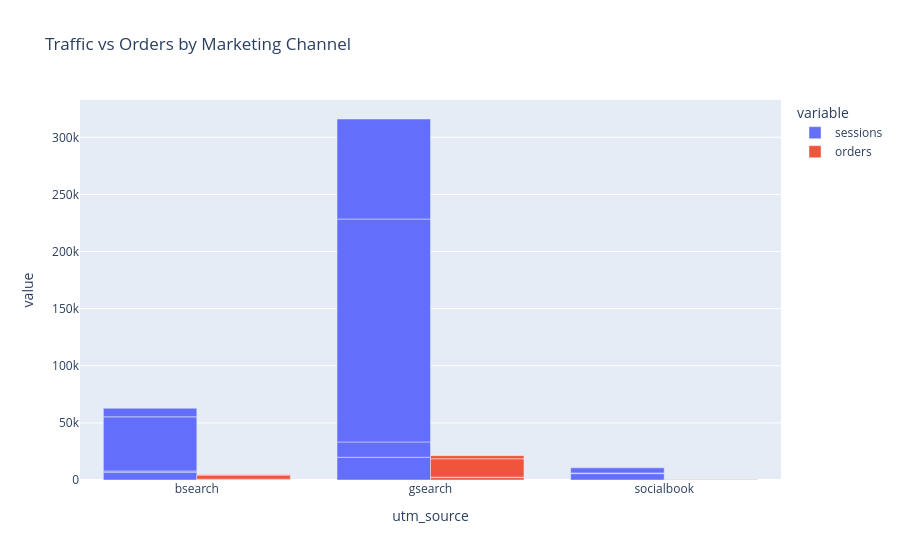

Notebook source saved alongside this figure:
### Code cell
fig = px.bar(
    channel_summary,
    x="utm_source",
    y=["sessions", "orders"],
    barmode="group",
    title="Traffic vs Orders by Marketing Channel"
)

fig.show()

### Figure 1 — Plotly figure (JSON) as saved in the notebook; plotly's stock layout.template omitted (floating-point values rounded to 4 significant figures)
{"data": [{"alignmentgroup": "True", "hovertemplate": "variable=sessions<br>utm_source=%{x}<br>value=%{y}<extra></extra>", "legendgroup": "sessions", "marker": {"color": "#636efa", "pattern": {"shape": ""}}, "name": "sessions", "offsetgroup": "sessions", "orientation": "v", "showlegend": true, "textposition": "auto", "type": "bar", "x": ["bsearch", "bsearch", "bsearch", "bsearch", "gsearch", "gsearch", "gsearch", "gsearch", "socialbook", "socialbook", "socialbook"], "xaxis": "x", "y": [6867.0, 1047.0, 47400.0, 7514.0, 19920.0, 13410.0, 195200.0, 87550.0, 5590.0, 522.0, 4573.0], "yaxis": "y"}, {"alignmentgroup": "True", "hovertemplate": "variable=orders<br>utm_source=%{x}<br>value=%{y}<extra></extra>", "legendgroup": "orders", "marker": {"color": "#EF553B", "pattern": {"shape": ""}}, "name": "orders", "offsetgroup": "orders", "orientation": "v", "showlegend": true, "textposition": "auto", "type": "bar", "x": ["bsearch", "bsearch", "bsearch", "bsearch", "gsearch", "gsearch", "gsearch", "gsearch", "socialbook", "socialbook", "socialbook"], "xaxis": "x", "y": [677.0, 24.0, 3584.0, 234.0, 2100.0, 411.0, 16040.0, 2785.0, 288.0, 17.0, 38.0], "yaxis": "y"}], "layout": {"barmode": "group", "legend": {"title": {"text": "variable"}, "tracegroupgap": 0}, "title": {"text": "Traffic vs Orders by Marketing Channel"}, "xaxis": {"anchor": "y", "domain": [0, 1], "title": {"text": "utm_source"}}, "yaxis": {"anchor": "x", "domain": [0, 1], "title": {"text": "value"}}}}
